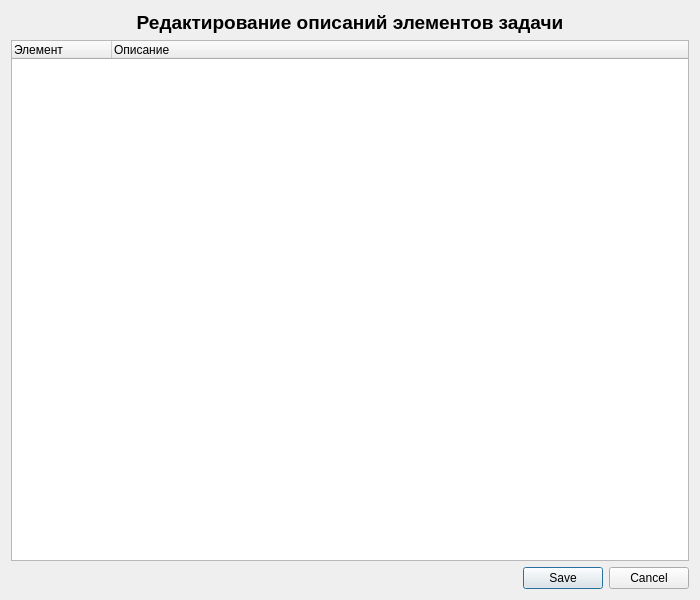
<?xml version="1.0" encoding="UTF-8"?>
<ui version="4.0">
 <class>Dialog</class>
 <widget class="QDialog" name="Dialog">
  <property name="geometry">
   <rect>
    <x>0</x>
    <y>0</y>
    <width>700</width>
    <height>600</height>
   </rect>
  </property>
  <property name="windowTitle">
   <string>Редактирование описаний</string>
  </property>
  <layout class="QVBoxLayout" name="verticalLayout">
   <item>
    <widget class="QLabel" name="label_title">
     <property name="text">
      <string>Редактирование описаний элементов задачи</string>
     </property>
     <property name="alignment">
      <set>Qt::AlignCenter</set>
     </property>
     <property name="styleSheet">
      <string>font-size: 14pt; font-weight: bold;</string>
     </property>
    </widget>
   </item>
   <item>
    <widget class="QTreeWidget" name="treeWidget_descriptions">
     <property name="columnCount">
      <number>2</number>
     </property>
     <property name="headerHidden">
      <bool>false</bool>
     </property>
     <column>
      <property name="text">
       <string>Элемент</string>
      </property>
     </column>
     <column>
      <property name="text">
       <string>Описание</string>
      </property>
     </column>
    </widget>
   </item>
   <item>
    <widget class="QDialogButtonBox" name="buttonBox">
     <property name="orientation">
      <enum>Qt::Horizontal</enum>
     </property>
     <property name="standardButtons">
      <set>QDialogButtonBox::Cancel|QDialogButtonBox::Save</set>
     </property>
    </widget>
   </item>
  </layout>
 </widget>
 <resources/>
 <connections>
  <connection>
   <sender>buttonBox</sender>
   <signal>accepted()</signal>
   <receiver>Dialog</receiver>
   <slot>accept()</slot>
   <hints>
    <hint type="sourcelabel">
     <x>248</x>
     <y>254</y>
    </hint>
    <hint type="destinationlabel">
     <x>157</x>
     <y>274</y>
    </hint>
   </hints>
  </connection>
  <connection>
   <sender>buttonBox</sender>
   <signal>rejected()</signal>
   <receiver>Dialog</receiver>
   <slot>reject()</slot>
   <hints>
    <hint type="sourcelabel">
     <x>316</x>
     <y>260</y>
    </hint>
    <hint type="destinationlabel">
     <x>286</x>
     <y>274</y>
    </hint>
   </hints>
  </connection>
 </connections>
</ui>
